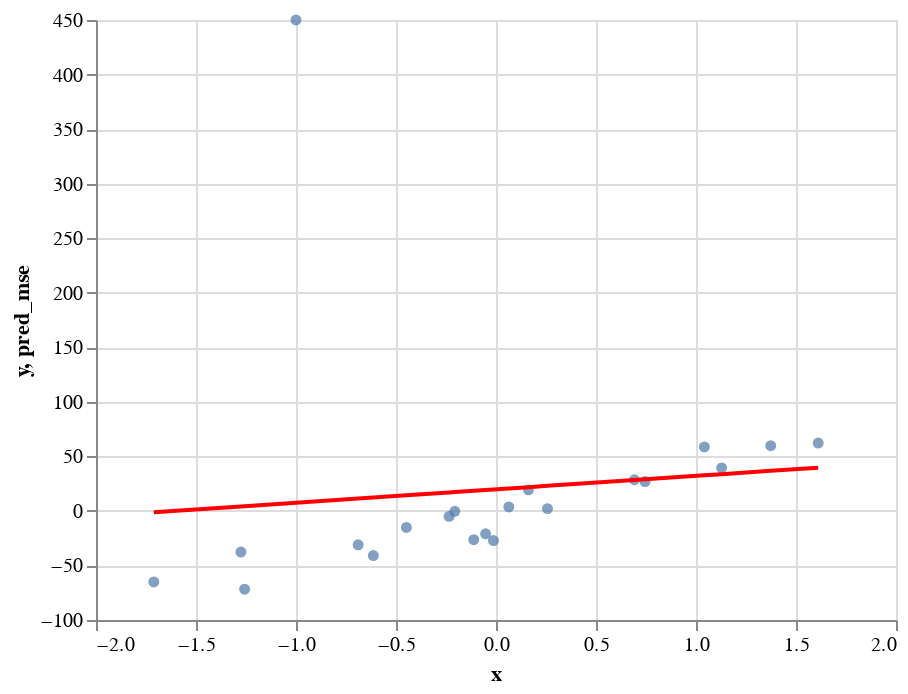

The cell this chart's notebook holds for it:
### Code cell
c1+c2

### Figure 1 — Vega-Lite specification as saved in the notebook (floating-point values rounded to 4 significant figures)
{"config": {"view": {"continuousWidth": 400, "continuousHeight": 300}}, "layer": [{"mark": "circle", "encoding": {"x": {"field": "x", "type": "quantitative"}, "y": {"field": "y", "type": "quantitative"}}}, {"mark": {"type": "line", "color": "red"}, "encoding": {"x": {"field": "x", "type": "quantitative"}, "y": {"field": "pred_mse", "type": "quantitative"}}}], "data": {"name": "data-a95f620c6f1c9c6bfb9927ba64768171"}, "$schema": "https://vega.github.io/schema/vega-lite/v4.17.0.json", "datasets": {"data-a95f620c6f1c9c6bfb9927ba64768171": [{"x": -0.2059, "y": -0.3851, "pred_mse": 17.24}, {"x": -0.6132, "y": -40.88, "pred_mse": 12.21}, {"x": 1.128, "y": 39.46, "pred_mse": 33.71}, {"x": -1.257, "y": -71.77, "pred_mse": 4.272}, {"x": -0.1112, "y": -26.35, "pred_mse": 18.41}, {"x": -0.01263, "y": -27.17, "pred_mse": 19.63}, {"x": -0.6892, "y": -31.1, "pred_mse": 11.28}, {"x": 1.611, "y": 62.18, "pred_mse": 39.67}, {"x": 0.7454, "y": 26.87, "pred_mse": 28.98}, {"x": -1.275, "y": -37.7, "pred_mse": 4.041}, {"x": 0.2572, "y": 2.093, "pred_mse": 22.96}, {"x": 0.1623, "y": 19.29, "pred_mse": 21.79}, {"x": 1.042, "y": 58.66, "pred_mse": 32.64}, {"x": 0.064, "y": 3.625, "pred_mse": 20.57}, {"x": -1.711, "y": -65.16, "pred_mse": -1.335}, {"x": -0.2346, "y": -5.021, "pred_mse": 16.89}, {"x": -0.4481, "y": -15.14, "pred_mse": 14.25}, {"x": 0.6919, "y": 28.56, "pred_mse": 28.32}, {"x": -0.05196, "y": -20.97, "pred_mse": 19.14}, {"x": 1.374, "y": 59.73, "pred_mse": 36.74}, {"x": -1.0, "y": 450.0, "pred_mse": 7.441}]}}
